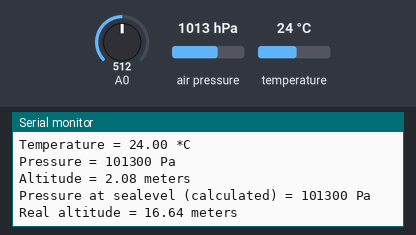
Recording of a sketch running on a simulated ESP8266 (NodeMCU). Parts: the last lines printed to the serial monitor. The test bench sets the inputs (shaded band); at power-on: A0 = 512, air pressure 1013 hPa, temperature 24 °C. WiFi joins after 1.5 s; servers stay silent unless stated.

Above: at 3.0 s.
3.1 s: A0 set to 610
6.5 s: A0 set to 290
9.7 s: air pressure set to 952 hPa
At 10.6 s:
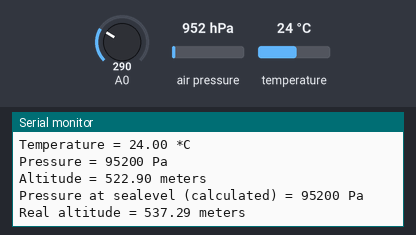
11.2 s: temperature set to 12 °C
12.7 s: air pressure set to 975 hPa
At 13.9 s:
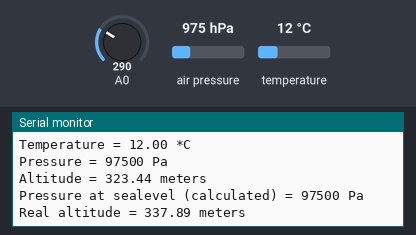
14.2 s: A0 set to 306
Timing chart, 0 to 17.2 s (numbered marks = the images above; inputs shaded):
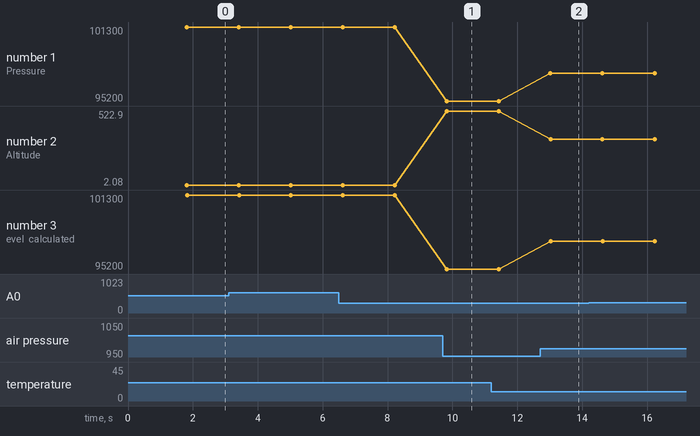

The sketch:

main_blynk.ino
```cpp
// bmp 108 sensor sda to d2 and scl d1

/*
 * #define BLYNK_TEMPLATE_ID "TMPL3i9rYcv95"
#define BLYNK_TEMPLATE_NAME "WEATHER IOT"
#define BLYNK_AUTH_TOKEN "328_suYKjXSV0bh7nGFSma4i4sapZa-C"
*/

#define rainPin 16        //D0
#include <Adafruit_BMP085.h>

Adafruit_BMP085 bmp;

#define BLYNK_TEMPLATE_ID           "TMPL3i9rYcv95"
#define BLYNK_TEMPLATE_NAME         "WEATHER IOT"
#define BLYNK_AUTH_TOKEN            "328_suYKjXSV0bh7nGFSma4i4sapZa-C"

#define BLYNK_PRINT Serial

#include <ESP8266WiFi.h>
#include<BlynkSimpleEsp8266.h>

char auth[] =  BLYNK_AUTH_TOKEN;
char ssid[] =    "SANKARAM";
char pass[] =    "00000000";

BlynkTimer timer;

void setup()
{
  Serial.begin(9600);
  pinMode(rainPin , INPUT);
  Blynk.begin(auth,ssid,pass);
  if (!bmp.begin())
  {
    Serial.println("Could not find a valid BMP085 sensor, check wiring!");
    while (1)
    {
    }
  }
}

void loop()
{
  Blynk.run();
  int rainVal= analogRead(rainPin);
  //Serial.println(rainVal);
  if(rainVal<=1024 && rainVal>=600)
  {
    Serial.println("No rain");
  }
  if(rainVal<=600 && rainVal>=300)
  {
    Serial.println("Moderate rain");
  }
  if(rainVal<=300 && rainVal>=0)
  {
    Serial.println("Heavy rain");
  }
    Serial.print("Temperature = ");
    Serial.print(bmp.readTemperature());
    Serial.println(" *C");

    Blynk.virtualWrite(V0,bmp.readTemperature());

    Serial.print("Pressure = ");
    Serial.print(bmp.readPressure());
    Serial.println(" Pa");

    Blynk.virtualWrite(V1,bmp.readPressure());

    Serial.print("Altitude = ");
    Serial.print(bmp.readAltitude());
    Serial.println(" meters");

    Blynk.virtualWrite(V2,bmp.readAltitude());

    Serial.print("Pressure at sealevel (calculated) = ");
    Serial.print(bmp.readSealevelPressure());
    Serial.println(" Pa");
    Blynk.virtualWrite(V3,bmp.readSealevelPressure());


    Serial.print("Real altitude = ");
    Serial.print(bmp.readAltitude(101500));
    Serial.println(" meters");
    Blynk.virtualWrite(V4,bmp.readAltitude(101500));

    Serial.println();
    delay(1500);
}
```

Measured:
- after the input at 9.7 s, the serial monitor: prints a new line after 0.12 s (image 1)
- after the input at 12.7 s, the serial monitor: prints a new line after 0.32 s (image 2)
- plotted number 1: 101300 → 95200 after the input at 9.7 s, 95200 → 97500 after the input at 12.7 s
- plotted number 2: 2.08 → 522.9 after the input at 9.7 s, 522.9 → 323.44 after the input at 12.7 s
- plotted number 3: 101300 → 95200 after the input at 9.7 s, 95200 → 97500 after the input at 12.7 s
